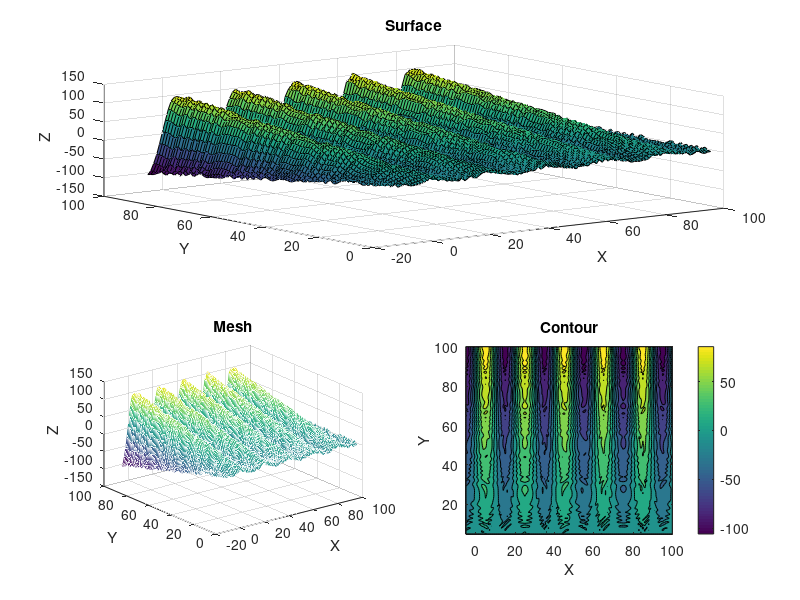

MATLAB code for this plot:
% LINES THAT ALWAYS HAVE TO BE: 
% clear variables, 
% close opened windows 
% and clean the comand windows
%-------------------------------------------------------------------------%
clear variables;
close all;
clc;
%-------------------------------------------------------------------------%

% EXERCISE 5: 3D GRAPHICAL REPRESENTATION

% AREA:
% -5 <= x
% y <= 5
x = -5 : 1 : 100;
y =  5 : 1 : 100;

[X, Y] = meshgrid(x, y);

% FUNCTION:
% z = y * sin(pi * x/10) + 5 * cos((x^2 + y^2)/8) + cos(x + y) cos (3x - y)
Z =   Y .* sin(pi .* X ./ 10)      ...
    + 5 .* cos((X.^2 + Y.^2) ./ 8) ...
    +      cos(X + Y) .* cos(3 .* X - Y);

% Surface graph
subplot(2, 2, [1, 2]);
surf(X, Y, Z)
% --- Title
title('Surface')
% --- Axis
xlabel('X')
ylabel('Y')
zlabel('Z')

% Mesh graph
subplot(2, 2, 3);
mesh(X, Y, Z)
% --- Title
title('Mesh')
% --- Axis
xlabel('X')
ylabel('Y')
zlabel('Z')

% Contour graph
subplot(2, 2, 4);
contourf(X, Y, Z)
% --- Title
title('Contour')
% --- Axis
xlabel('X')
ylabel('Y')
zlabel('Z')
% --- Colorbar
colorbar
